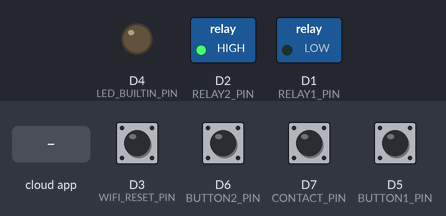
A sketch run on a simulated ESP8266 (NodeMCU). On the bench: switched loads named in the sketch (green lamp = pin HIGH), output pins drawn as LEDs (lit = HIGH). The inputs (shaded band) are chosen by the test bench; at power-on: D3 (WIFI_RESET_PIN), D5 (BUTTON1_PIN), D6 (BUTTON2_PIN), D7 (CONTACT_PIN) HIGH. WiFi joins after 1.5 s; servers stay silent unless stated; EEPROM starts erased.

Above: at 2.7 s.
2.8 s: D5 (BUTTON1_PIN) pulled LOW for 0.15 s
At 3.1 s:
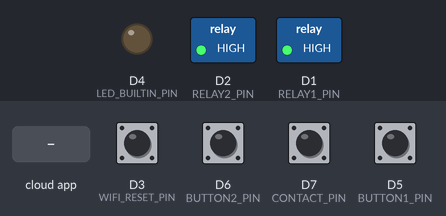
4.4 s: D6 (BUTTON2_PIN) pulled LOW for 0.15 s
At 4.55 s:
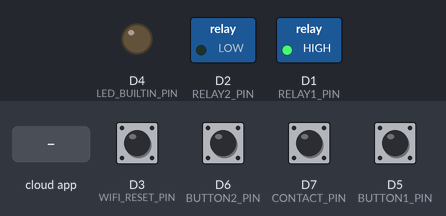
6.2 s: D5 (BUTTON1_PIN) pulled LOW for 1 s
At 6.8 s:
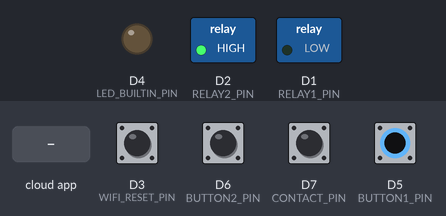
8.7 s: the phone or cloud app sets YOUR_DEVICE_ID_1 to 0
At 9.0 s:
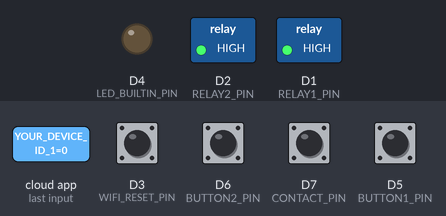
Timing chart, 0 to 11.2 s (numbered marks = the images above; inputs shaded):
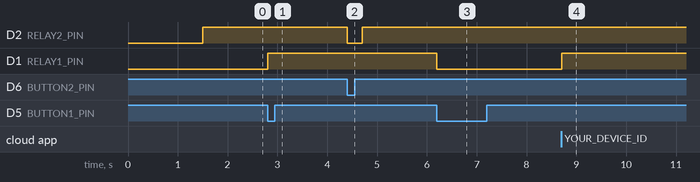

The sketch:

smart_home_controller.ino
```cpp
#include <ESP8266WiFi.h>
#include <WiFiManager.h>
#include <EEPROM.h>
#include <SinricPro.h>
#include <SinricProSwitch.h>
#include <SinricProContactsensor.h>
#include <ArduinoOTA.h>

#define RELAY1_PIN        D1
#define RELAY2_PIN        D2
#define BUTTON1_PIN       D5
#define BUTTON2_PIN       D6
#define CONTACT_PIN       D7
#define WIFI_RESET_PIN    D3
#define LED_BUILTIN_PIN   D4

#define DEVICE_ID_1   "YOUR_DEVICE_ID_1"
#define DEVICE_ID_2   "YOUR_DEVICE_ID_2"
#define DEVICE_ID_3   "YOUR_DEVICE_ID_3"

#define APP_KEY       "YOUR_APP_KEY"
#define APP_SECRET    "YOUR_APP_SECRET"

#define EEPROM_ADDR       0
#define IMPULSE_DURATION  300  // ms

bool relay1State = false;
bool relay2State = false;
bool lastContactState = false;

unsigned long impulseStartTime = 0;
bool impulseActive = false;

void setRelayState(uint8_t pin, bool state) {
  digitalWrite(pin, state ? LOW : HIGH);  // LOW = ON, HIGH = OFF
}

void saveRelayStates() {
  EEPROM.write(EEPROM_ADDR, relay1State);
  EEPROM.write(EEPROM_ADDR + 1, relay2State);
  EEPROM.commit();
}

void loadRelayStates() {
  relay1State = EEPROM.read(EEPROM_ADDR);
  relay2State = EEPROM.read(EEPROM_ADDR + 1);
  setRelayState(RELAY1_PIN, relay1State);
  setRelayState(RELAY2_PIN, false); // Impulse is off by default
}

bool onPowerState1(const String &deviceId, bool state) {
  if (deviceId == DEVICE_ID_1) {
    relay1State = state;
    setRelayState(RELAY1_PIN, relay1State);
    saveRelayStates();
    return true;
  }
  return false;
}

bool onPowerState2(const String &deviceId, bool state) {
  if (deviceId == DEVICE_ID_2) {
    if (state) {
      relay2State = true;
      setRelayState(RELAY2_PIN, true);
      impulseStartTime = millis();
      impulseActive = true;
    }
    return true;
  }
  return false;
}

void IRAM_ATTR handleButton1() {
  relay1State = !relay1State;
  setRelayState(RELAY1_PIN, relay1State);
  SinricProSwitch& sw = SinricPro[DEVICE_ID_1];
  sw.sendPowerStateEvent(relay1State);
  saveRelayStates();
}

void IRAM_ATTR handleButton2() {
  relay2State = true;
  setRelayState(RELAY2_PIN, true);
  impulseStartTime = millis();
  impulseActive = true;
  SinricProSwitch& sw = SinricPro[DEVICE_ID_2];
  sw.sendPowerStateEvent(true);
}

void IRAM_ATTR handleWifiReset() {
  WiFi.disconnect(true);
  ESP.eraseConfig();
  delay(1000);
  ESP.reset();
}

void setupSinric() {
  SinricProSwitch& switch1 = SinricPro[DEVICE_ID_1];
  switch1.onPowerState(onPowerState1);

  SinricProSwitch& switch2 = SinricPro[DEVICE_ID_2];
  switch2.onPowerState(onPowerState2);

  SinricProContactsensor& contact = SinricPro[DEVICE_ID_3];
  SinricPro.onConnected([]() { Serial.println("SinricPro connected"); });
  SinricPro.onDisconnected([]() { Serial.println("SinricPro disconnected"); });
  SinricPro.begin(APP_KEY, APP_SECRET);
}

void setupPins() {
  pinMode(RELAY1_PIN, OUTPUT);
  pinMode(RELAY2_PIN, OUTPUT);
  pinMode(BUTTON1_PIN, INPUT_PULLUP);
  pinMode(BUTTON2_PIN, INPUT_PULLUP);
  pinMode(CONTACT_PIN, INPUT_PULLUP);
  pinMode(WIFI_RESET_PIN, INPUT_PULLUP);
  pinMode(LED_BUILTIN_PIN, OUTPUT);

  attachInterrupt(digitalPinToInterrupt(BUTTON1_PIN), handleButton1, FALLING);
  attachInterrupt(digitalPinToInterrupt(BUTTON2_PIN), handleButton2, FALLING);
  attachInterrupt(digitalPinToInterrupt(WIFI_RESET_PIN), handleWifiReset, FALLING);
}

void reportContactState(SinricProContactsensor &sensor, bool currentState) {
  sensor.sendContactEvent(currentState ? "closed" : "open");
}

void setupOTA() {
  ArduinoOTA.begin();
}

void setup() {
  Serial.begin(115200);
  EEPROM.begin(512);

  setupPins();

  WiFiManager wm;
  wm.setConfigPortalTimeout(180);
  if (!wm.autoConnect("SmartHomeSetup")) {
    ESP.restart();
    delay(5000);
  }

  setupOTA();
  setupSinric();
  loadRelayStates();
}

void loop() {
  SinricPro.handle();
  ArduinoOTA.handle();

  // LED WiFi Status
  digitalWrite(LED_BUILTIN_PIN, WiFi.isConnected() ? LOW : HIGH);  // LOW = ON

  // Impulse logic
  if (impulseActive && millis() - impulseStartTime >= IMPULSE_DURATION) {
    setRelayState(RELAY2_PIN, false);
    relay2State = false;
    impulseActive = false;
    SinricProSwitch& sw = SinricPro[DEVICE_ID_2];
    sw.sendPowerStateEvent(false);
  }

  // Contact sensor
  bool contact = digitalRead(CONTACT_PIN) == LOW;
  if (contact != lastContactState) {
    lastContactState = contact;
    SinricProContactsensor& sensor = SinricPro[DEVICE_ID_3];
    reportContactState(sensor, contact);
  }

  delay(10); // Let CPU breathe
}
```

Measured:
- after the input at 2.8 s, D1 (RELAY1_PIN): LOW → HIGH at once
- after the input at 4.4 s, D2 (RELAY2_PIN): HIGH → LOW at once, → HIGH 0.30 s later
- after the input at 6.2 s, D1 (RELAY1_PIN): HIGH → LOW at once
- after the input at 8.7 s, D1 (RELAY1_PIN): LOW → HIGH at once
